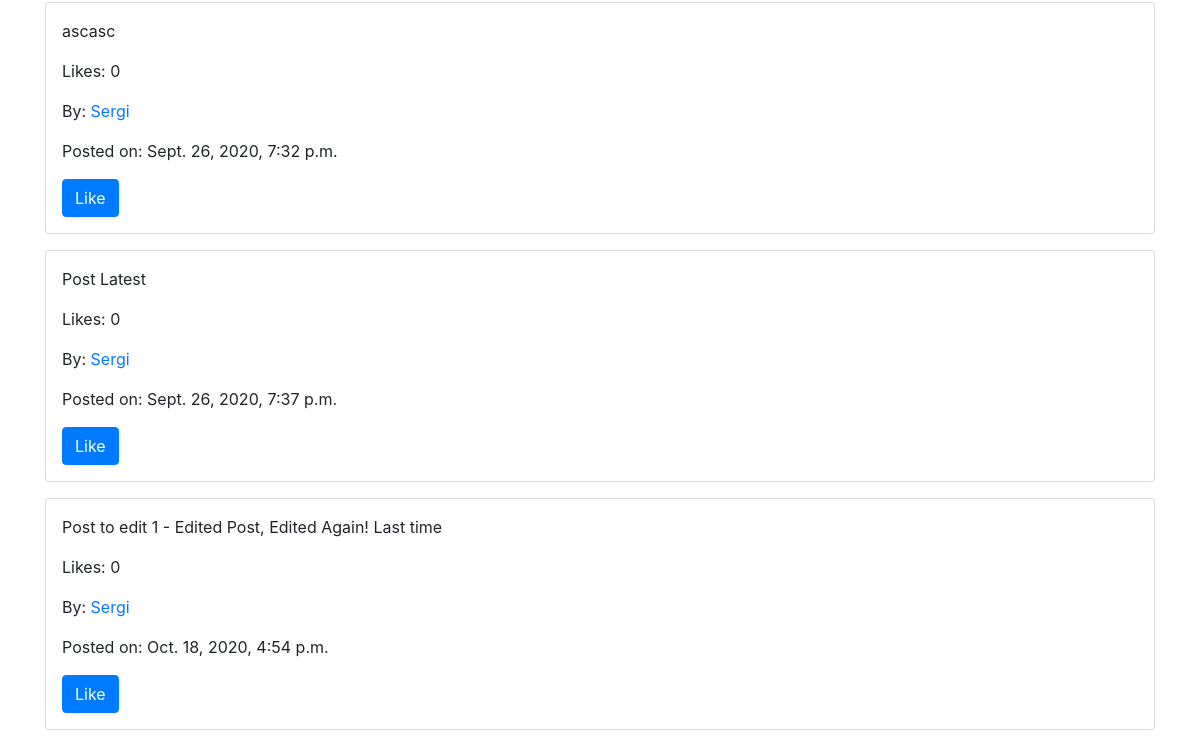
The app's page /following (signed in, lower part), older data.
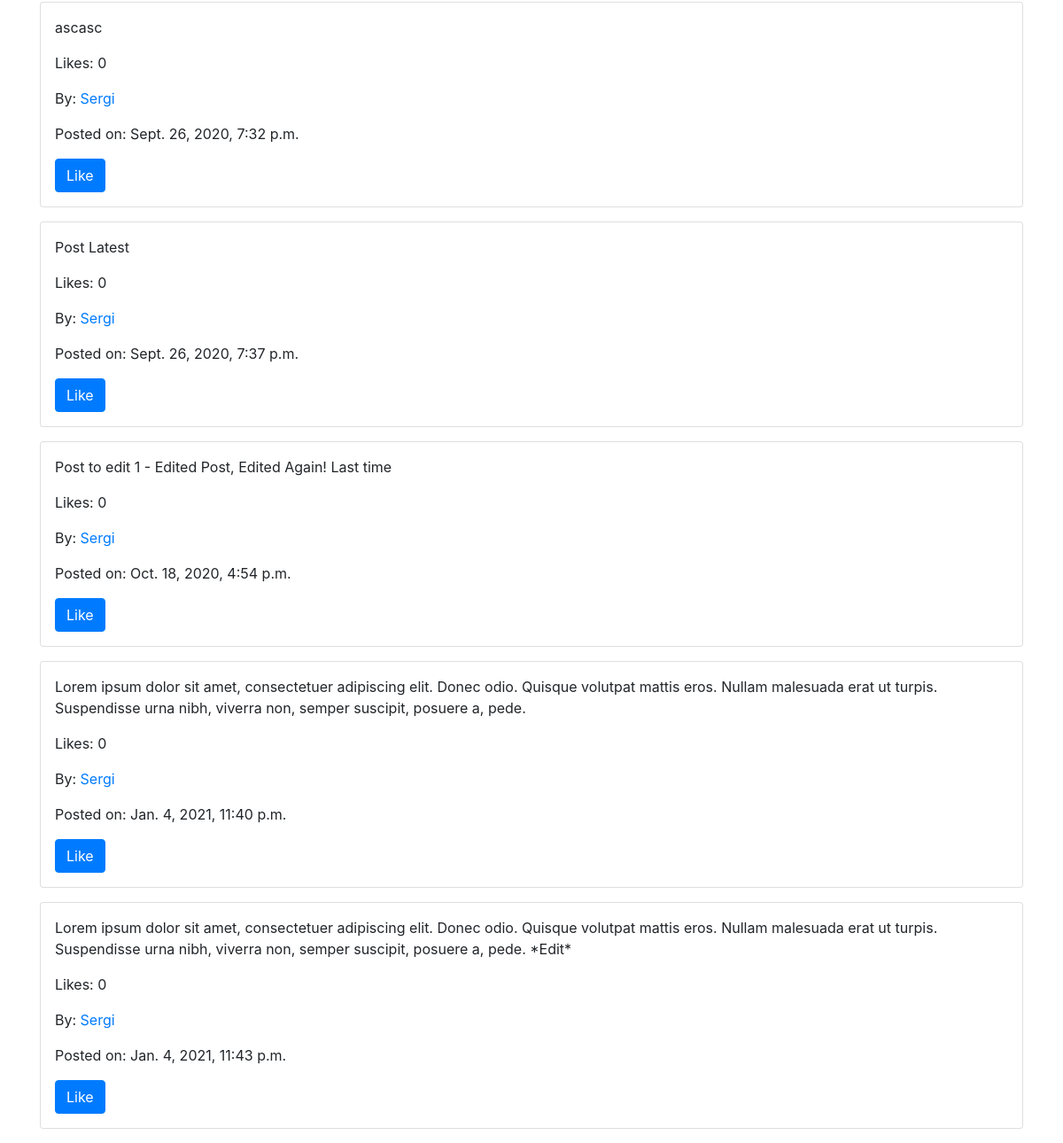
The same page, newer data.
### network/models.py (models this page shows)
class Post(models.Model):
    published_date = models.DateTimeField(default=now, editable=False)
    author = models.ForeignKey(
        User, related_name="author", on_delete=models.CASCADE)
    post_text = models.CharField(
        max_length=280, default=None, null=True, blank=True)
    like_count = models.IntegerField(default=0, null=True, blank=True)

class User(AbstractUser):
    followers = models.ManyToManyField(
        'User', default=None, null=True, blank=True, related_name='user_followers')
    following = models.ManyToManyField(
        'User', default=None, null=True, blank=True, related_name='user_following')
    likes = models.ManyToManyField(
        'Post', default=None, null=True, blank=True, related_name='likes')

### network/views.py (the view)
# urls.py: path("following", views.following, name="following"),
def following(request):
    following = request.user.following.all()
    posts = list(Post.objects.filter(author__in=[user for user in following]))
    print(posts)
    return render(request, "network/following.html", {
        "posts": posts
    })

### network/templates/network/following.html
{% extends "network/layout.html" %}
{% block body %}
    {% if posts %}
        {% for post in posts %}
            <div class="card align-items-start">
                <p>{{ post.post_text }}</p>
                {% if post.like_count is None %}
                    <p>Likes: 0</p>
                {% else %}
                    <p class="likes">Likes: <span>{{ post.like_count }}</span></p>
                {% endif %}
                <p>By: <a href="{% url 'author' post.author.id %}">{{ post.author }}</a></p>
                <p>Posted on: {{ post.published_date }}</p>
                {% if post in user_likes %}
                    <a class="btn btn-danger like-toggle" href="#" data-post-id="{{ post.id }}" data-likes="false">Unlike</a>
                {% else %}
                    <a class="btn btn-primary like-toggle" href="#" data-post-id="{{ post.id }}" data-likes="true">Like</a>
                {% endif %}
            </div>
        {% endfor %}
    {% else %}
        <h3>You don't seem to be following anyone.</h3>
    {% endif %}
{% endblock %}

### network/templates/network/layout.html (shortened to what this page needs)
{% load static %}
<!DOCTYPE html>
<html lang="en">
    <head>
        <link rel="stylesheet" href="https://stackpath.bootstrapcdn.com/bootstrap/4.4.1/css/bootstrap.min.css">
        <link href="{% static 'network/styles.css' %}" rel="stylesheet">
    </head>
    <body>
        <main class="body">
            <div class="container pt-3">
                {% block body %}
                {% endblock %}
            </div>
        </main>
    </body>
</html>

### network/static/network/styles.css (style rules this page uses)
.card { padding: 1rem; margin-bottom: 1rem; }

Row changes from the older to the newer data that the page shows:
added Post: post_text "Lorem ipsum dolor sit amet, consectetuer adipiscing elit. Donec odio. Quisque volutpat mattis eros. Nullam malesuada erat ut turpis. Suspendisse urna nibh, viverra non, semper suscipit, posuere a, pede.", like_count "0", author "Sergi", published_date "Jan. 4, 2021, 11:40 p.m."
added Post: post_text "Lorem ipsum dolor sit amet, consectetuer adipiscing elit. Donec odio. Quisque volutpat mattis eros. Nullam malesuada erat ut turpis. Suspendisse urna nibh, viverra non, semper suscipit, posuere a, pede. *Edit*", like_count "0", author "Sergi", published_date "Jan. 4, 2021, 11:43 p.m."
